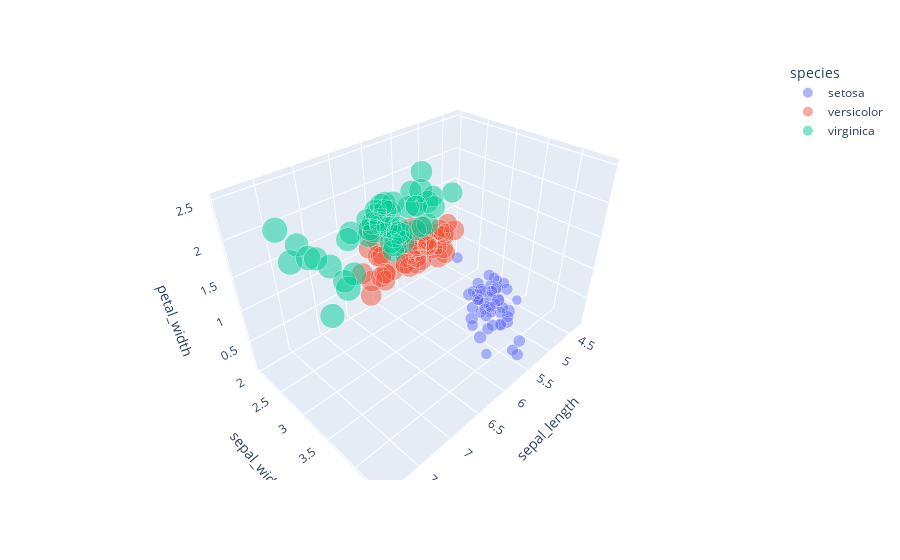

The notebook cell this image was saved under:
### Code cell
import plotly.express as px

df = px.data.iris()
fig = px.scatter_3d(df, x='sepal_length', y='sepal_width', z='petal_width', color='species', opacity = 0.5, size = 'petal_length', size_max=25) # petal_length를 제외하여 3차원 공간 구성
fig.show()

### Figure 1 — Plotly figure (JSON) as saved in the notebook; plotly's stock layout.template omitted (floating-point values rounded to 4 significant figures)
{"data": [{"hovertemplate": "species=setosa<br>sepal_length=%{x}<br>sepal_width=%{y}<br>petal_width=%{z}<br>petal_length=%{marker.size}<extra></extra>", "legendgroup": "setosa", "marker": {"color": "#636efa", "opacity": 0.5, "size": [1.4, 1.4, 1.3, 1.5, 1.4, 1.7, 1.4, 1.5, 1.4, 1.5, 1.5, 1.6, 1.4, 1.1, 1.2, 1.5, 1.3, 1.4, 1.7, 1.5, 1.7, 1.5, 1, 1.7, 1.9, 1.6, 1.6, 1.5, 1.4, 1.6, 1.6, 1.5, 1.5, 1.4, 1.5, 1.2, 1.3, 1.5, 1.3, 1.5, 1.3, 1.3, 1.3, 1.6, 1.9, 1.4, 1.6, 1.4, 1.5, 1.4], "sizemode": "area", "sizeref": 0.01104, "symbol": "circle"}, "mode": "markers", "name": "setosa", "scene": "scene", "showlegend": true, "type": "scatter3d", "x": [5.1, 4.9, 4.7, 4.6, 5, 5.4, 4.6, 5, 4.4, 4.9, 5.4, 4.8, 4.8, 4.3, 5.8, 5.7, 5.4, 5.1, 5.7, 5.1, 5.4, 5.1, 4.6, 5.1, 4.8, 5, 5, 5.2, 5.2, 4.7, 4.8, 5.4, 5.2, 5.5, 4.9, 5, 5.5, 4.9, 4.4, 5.1, 5, 4.5, 4.4, 5, 5.1, 4.8, 5.1, 4.6, 5.3, 5], "y": [3.5, 3, 3.2, 3.1, 3.6, 3.9, 3.4, 3.4, 2.9, 3.1, 3.7, 3.4, 3, 3, 4, 4.4, 3.9, 3.5, 3.8, 3.8, 3.4, 3.7, 3.6, 3.3, 3.4, 3, 3.4, 3.5, 3.4, 3.2, 3.1, 3.4, 4.1, 4.2, 3.1, 3.2, 3.5, 3.1, 3, 3.4, 3.5, 2.3, 3.2, 3.5, 3.8, 3, 3.8, 3.2, 3.7, 3.3], "z": [0.2, 0.2, 0.2, 0.2, 0.2, 0.4, 0.3, 0.2, 0.2, 0.1, 0.2, 0.2, 0.1, 0.1, 0.2, 0.4, 0.4, 0.3, 0.3, 0.3, 0.2, 0.4, 0.2, 0.5, 0.2, 0.2, 0.4, 0.2, 0.2, 0.2, 0.2, 0.4, 0.1, 0.2, 0.1, 0.2, 0.2, 0.1, 0.2, 0.2, 0.3, 0.3, 0.2, 0.6, 0.4, 0.3, 0.2, 0.2, 0.2, 0.2]}, {"hovertemplate": "species=versicolor<br>sepal_length=%{x}<br>sepal_width=%{y}<br>petal_width=%{z}<br>petal_length=%{marker.size}<extra></extra>", "legendgroup": "versicolor", "marker": {"color": "#EF553B", "opacity": 0.5, "size": [4.7, 4.5, 4.9, 4, 4.6, 4.5, 4.7, 3.3, 4.6, 3.9, 3.5, 4.2, 4, 4.7, 3.6, 4.4, 4.5, 4.1, 4.5, 3.9, 4.8, 4, 4.9, 4.7, 4.3, 4.4, 4.8, 5, 4.5, 3.5, 3.8, 3.7, 3.9, 5.1, 4.5, 4.5, 4.7, 4.4, 4.1, 4, 4.4, 4.6, 4, 3.3, 4.2, 4.2, 4.2, 4.3, 3, 4.1], "sizemode": "area", "sizeref": 0.01104, "symbol": "circle"}, "mode": "markers", "name": "versicolor", "scene": "scene", "showlegend": true, "type": "scatter3d", "x": [7, 6.4, 6.9, 5.5, 6.5, 5.7, 6.3, 4.9, 6.6, 5.2, 5, 5.9, 6, 6.1, 5.6, 6.7, 5.6, 5.8, 6.2, 5.6, 5.9, 6.1, 6.3, 6.1, 6.4, 6.6, 6.8, 6.7, 6, 5.7, 5.5, 5.5, 5.8, 6, 5.4, 6, 6.7, 6.3, 5.6, 5.5, 5.5, 6.1, 5.8, 5, 5.6, 5.7, 5.7, 6.2, 5.1, 5.7], "y": [3.2, 3.2, 3.1, 2.3, 2.8, 2.8, 3.3, 2.4, 2.9, 2.7, 2, 3, 2.2, 2.9, 2.9, 3.1, 3, 2.7, 2.2, 2.5, 3.2, 2.8, 2.5, 2.8, 2.9, 3, 2.8, 3, 2.9, 2.6, 2.4, 2.4, 2.7, 2.7, 3, 3.4, 3.1, 2.3, 3, 2.5, 2.6, 3, 2.6, 2.3, 2.7, 3, 2.9, 2.9, 2.5, 2.8], "z": [1.4, 1.5, 1.5, 1.3, 1.5, 1.3, 1.6, 1, 1.3, 1.4, 1, 1.5, 1, 1.4, 1.3, 1.4, 1.5, 1, 1.5, 1.1, 1.8, 1.3, 1.5, 1.2, 1.3, 1.4, 1.4, 1.7, 1.5, 1, 1.1, 1, 1.2, 1.6, 1.5, 1.6, 1.5, 1.3, 1.3, 1.3, 1.2, 1.4, 1.2, 1, 1.3, 1.2, 1.3, 1.3, 1.1, 1.3]}, {"hovertemplate": "species=virginica<br>sepal_length=%{x}<br>sepal_width=%{y}<br>petal_width=%{z}<br>petal_length=%{marker.size}<extra></extra>", "legendgroup": "virginica", "marker": {"color": "#00cc96", "opacity": 0.5, "size": [6, 5.1, 5.9, 5.6, 5.8, 6.6, 4.5, 6.3, 5.8, 6.1, 5.1, 5.3, 5.5, 5, 5.1, 5.3, 5.5, 6.7, 6.9, 5, 5.7, 4.9, 6.7, 4.9, 5.7, 6, 4.8, 4.9, 5.6, 5.8, 6.1, 6.4, 5.6, 5.1, 5.6, 6.1, 5.6, 5.5, 4.8, 5.4, 5.6, 5.1, 5.1, 5.9, 5.7, 5.2, 5, 5.2, 5.4, 5.1], "sizemode": "area", "sizeref": 0.01104, "symbol": "circle"}, "mode": "markers", "name": "virginica", "scene": "scene", "showlegend": true, "type": "scatter3d", "x": [6.3, 5.8, 7.1, 6.3, 6.5, 7.6, 4.9, 7.3, 6.7, 7.2, 6.5, 6.4, 6.8, 5.7, 5.8, 6.4, 6.5, 7.7, 7.7, 6, 6.9, 5.6, 7.7, 6.3, 6.7, 7.2, 6.2, 6.1, 6.4, 7.2, 7.4, 7.9, 6.4, 6.3, 6.1, 7.7, 6.3, 6.4, 6, 6.9, 6.7, 6.9, 5.8, 6.8, 6.7, 6.7, 6.3, 6.5, 6.2, 5.9], "y": [3.3, 2.7, 3, 2.9, 3, 3, 2.5, 2.9, 2.5, 3.6, 3.2, 2.7, 3, 2.5, 2.8, 3.2, 3, 3.8, 2.6, 2.2, 3.2, 2.8, 2.8, 2.7, 3.3, 3.2, 2.8, 3, 2.8, 3, 2.8, 3.8, 2.8, 2.8, 2.6, 3, 3.4, 3.1, 3, 3.1, 3.1, 3.1, 2.7, 3.2, 3.3, 3, 2.5, 3, 3.4, 3], "z": [2.5, 1.9, 2.1, 1.8, 2.2, 2.1, 1.7, 1.8, 1.8, 2.5, 2, 1.9, 2.1, 2, 2.4, 2.3, 1.8, 2.2, 2.3, 1.5, 2.3, 2, 2, 1.8, 2.1, 1.8, 1.8, 1.8, 2.1, 1.6, 1.9, 2, 2.2, 1.5, 1.4, 2.3, 2.4, 1.8, 1.8, 2.1, 2.4, 2.3, 1.9, 2.3, 2.5, 2.3, 1.9, 2, 2.3, 1.8]}], "layout": {"legend": {"itemsizing": "constant", "title": {"text": "species"}, "tracegroupgap": 0}, "margin": {"t": 60}, "scene": {"domain": {"x": [0, 1], "y": [0, 1]}, "xaxis": {"title": {"text": "sepal_length"}}, "yaxis": {"title": {"text": "sepal_width"}}, "zaxis": {"title": {"text": "petal_width"}}}}}
